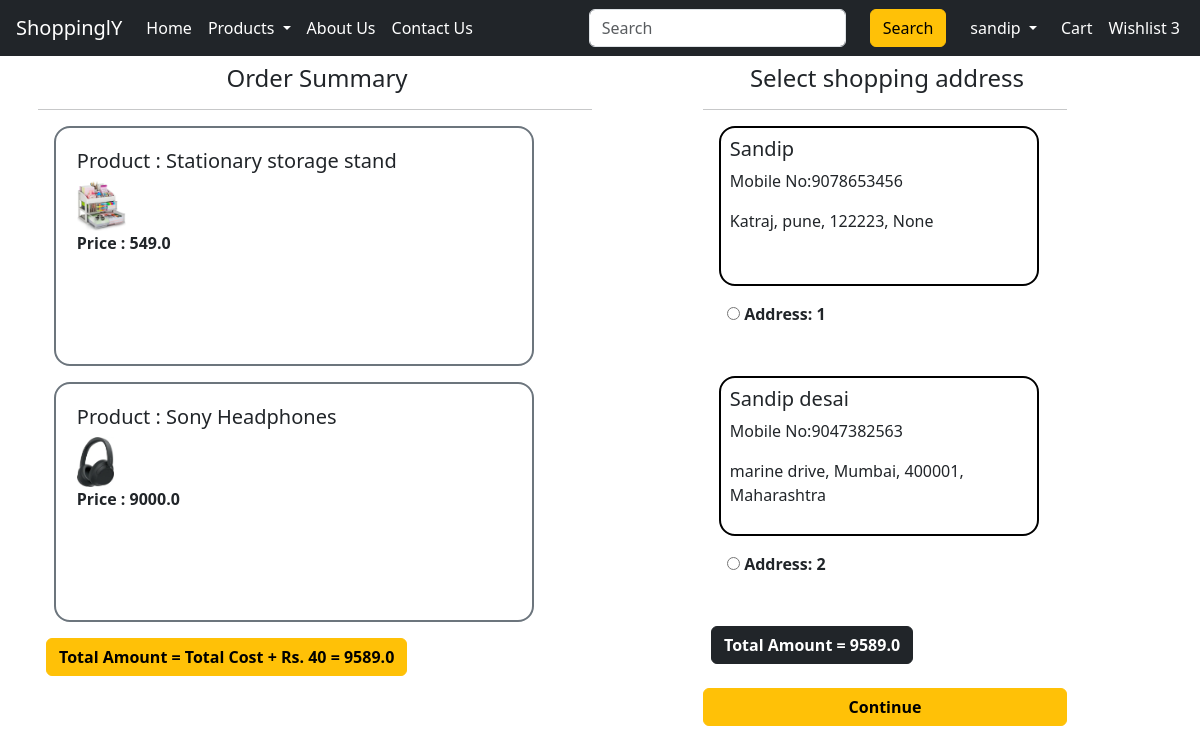
Screenshot of /checkout/ (signed in) with the database file from the repository.
### app/models.py (models this page shows, shortened)
class Cart(models.Model):
    user = models.ForeignKey(User, on_delete = models.CASCADE)
    product = models.ForeignKey(Product, on_delete=models.CASCADE)
    quantity = models.PositiveBigIntegerField(default=1)

class Product(models.Model):
    title = models.CharField(max_length=50)
    selling_price = models.FloatField()
    discounted_price = models.FloatField()
    description = models.TextField()
    category = models.TextField(choices=category_choices, max_length=2)
    product_image = models.ImageField(upload_to='product')

class UserProfile(models.Model):
    user = models.ForeignKey(User, on_delete = models.CASCADE)
    name = models.CharField(max_length=100)
    locality = models.CharField(max_length=100)
    city = models.CharField(max_length=20)
    mobile = models.IntegerField(validators=[validate_mobile])
    pincode = models.IntegerField(validators=[val_pin])
    state = models.CharField(choices=state_choices, max_length=50, blank=True, null=True)
    country = models.CharField(choices=nations, max_length=25, default='India')

### app/views.py (the view)
# urls.py: path('checkout/', Checkout_view.as_view(), name="checkout"),
class Checkout_view(View):
    def get(self, request):
        user = request.user
        add = UserProfile.objects.filter(user=request.user)
        cart_items = Cart.objects.filter(user=request.user)
        amount = 0
        for p in cart_items:
            value = p.quantity * p.product.discounted_price
            amount = amount + value
        total_amount = amount + 40
        return render (request, 'app/checkout.html', locals())

### templates/app/checkout.html (shortened to what this page needs)
{% extends 'app/base.html' %}
{% load static %}
{% block main %}
<div class="container">
    <div class="row">
        <div class="col-sm-6 p-2">
            <h4 class="text-center">Order Summary</h4>
            <hr>
            {% for item in cart_items %}
            <div class="card border-secondary" style="height:30vh; width:40vw">
                <div class="card-body">
                    <h5>Product : {{item.product.title}}</h5>
                    <img src="{{item.product.product_image.url}}" height="50rem">
                    <p class="fw-bold">Price : {{item.product.discounted_price}}</p>
                </div>
            </div>
            {% endfor %}
            <div class="fw-bold btn btn-warning mx-2">Total Amount = Total Cost + Rs. 40 = {{total_amount}}</div>
        </div>
        <div class="col-sm-4 offset-sm-1 p-2">
            <h4 class="text-center">Select shopping address</h4>
            <hr>
            <form method="POST">
                {% for ad in add %}
                <div style="height:20vh;" class="card">
                    <div class="card-body p-1">
                        <h5>{{ad.name}}</h5>
                        <p>Mobile No:{{ad.mobile}}</p>
                        <p>{{ad.locality}}, {{ad.city}}, {{ad.pincode}}, {{ad.state}}</p>
                    </div>
                </div>
                <div class="form-check mt-2 mb-5">
                    <input class="form-label" type='radio' name="custid" id="custadd{{forloop.counter}}" value="{{ad.id}}">
                    <label class="form-check-label fw-bold" for="custadd{{forloop.counter}}">Address: {{forloop.counter}}</label>
                </div>
                {% endfor %}
                <div class="fw-bold btn btn-dark mx-2">Total Amount = {{total_amount}}</div><br><br>
                <div class="text-end">
                    <button type="submit" class='btn btn-warning fw-bold col-12 float-start'>Continue</button>
                </div>
            </form>
        </div>
    </div>
</div>
{% endblock %}

### templates/app/base.html (shortened to what this page needs)
<!DOCTYPE html>
{% load static %}
<html lang="en">
<head>
    <link href="https://cdn.jsdelivr.net/npm/bootstrap@5.3.2/dist/css/bootstrap.min.css" rel="stylesheet">
    <link rel="stylesheet" href="{% static 'app/css/style2.css' %}" />
    <link rel="stylesheet" href="{% static 'app/css/all.min.css' %}" />
    <link rel="stylesheet" href="{% static 'app/css/owl.carousel.min.css' %}" />
</head>
<body>
    <nav class="navbar navbar-expand-lg  navbar-dark bg-dark fixed">
        <div class="container-fluid">
          <a class="navbar-brand" href="#">ShoppinglY</a>
          <div class="collapse navbar-collapse" id="navbarSupportedContent">
            <ul class="navbar-nav me-auto mb-2 mb-lg-0">
              <li class="nav-item">
                <a class="nav-link active" aria-current="page" href="{% url 'home' %}">Home</a>
              </li>
              <li class="nav-item dropdown ">
                <a class="nav-link dropdown-toggle active" href="#" role="button" data-bs-toggle="dropdown" aria-expanded="false">
                  Products
                </a>
              </li>
              <li class="nav-item">
                <a class="nav-link active " href="{% url 'about'%}" aria-disabled="true">About Us</a>
              </li>
              <li class="nav-item">
                <a class="nav-link active " href="{% url 'contact'%}" aria-disabled="true">Contact Us</a>
              </li>
            </ul>
            <form class="d-flex" role="search">
              <input class="form-control me-4" type="search" placeholder="Search" aria-label="Search">
              <button class="btn btn-warning me-2" type="submit">Search</button>
            </form>
          </div>
        {% if request.user.is_authenticated %}
          <ul class="navbar-nav me-auto mb-2 mb-lg-0">
            <li class="nav-item dropdown mx-2">
              <a class="nav-link dropdown-toggle active" href="#" role="button" data-bs-toggle="dropdown" aria-expanded="false">
              {{request.user}}
              </a>
            </li>
          </ul>
          <li class="navbar-nav me-auto mb-2 mb-lg-0 ">
              <a href="{% url 'show-cart'%}" class="nav-link text-white"> Cart {{count}}</a>
          </li>
          <li class="navbar-nav me-auto mb-2 mb-lg-0 ">
              <a href="#" class="nav-link text-white"> Wishlist 3</a>
          </li>
          {% endif %}
        </div>
      </nav>
      {% block main %}{% endblock %}
</body>
</html>

### static/app/css/style2.css (style rules this page uses)
.card { border:2px solid black; width:320px; height: 52vh; margin: 1rem; padding: 0.3rem; background-size: cover; border-radius: 1rem; }
h4, a { padding-left: 4px; }

### rows the page displays
Cart: product "Stationary storage stand", product.product_image (picture), product.discounted_price "549.0"
Cart: product "Sony Headphones", product.product_image (picture), product.discounted_price "9000.0"
UserProfile: name "Sandip", mobile "9078653456", locality "Katraj", city "pune", pincode "122223", state "None"
UserProfile: name "Sandip desai", mobile "9047382563", locality "marine drive", city "Mumbai", pincode "400001", state "Maharashtra"

### other values shown
{{ request.user }} "sandip"
{{ total_amount }} "9589.0"
